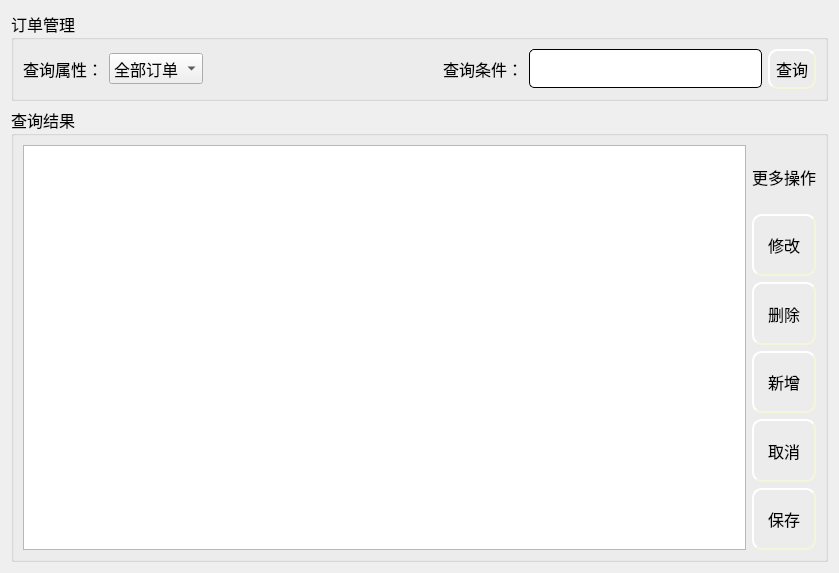
<?xml version="1.0" encoding="UTF-8"?>
<ui version="4.0">
 <class>FormMS</class>
 <widget class="QWidget" name="FormMS">
  <property name="geometry">
   <rect>
    <x>0</x>
    <y>0</y>
    <width>839</width>
    <height>573</height>
   </rect>
  </property>
  <property name="windowTitle">
   <string>Form</string>
  </property>
  <layout class="QGridLayout" name="gridLayout_6">
   <item row="0" column="0">
    <layout class="QGridLayout" name="gridLayout_5">
     <item row="0" column="0">
      <widget class="QGroupBox" name="groupBox">
       <property name="font">
        <font>
         <family>微软雅黑</family>
         <pointsize>12</pointsize>
        </font>
       </property>
       <property name="title">
        <string>订单管理</string>
       </property>
       <layout class="QGridLayout" name="gridLayout_2">
        <item row="0" column="0">
         <layout class="QGridLayout" name="gridLayout">
          <item row="0" column="0">
           <widget class="QLabel" name="label">
            <property name="text">
             <string>查询属性：</string>
            </property>
           </widget>
          </item>
          <item row="0" column="1">
           <widget class="QComboBox" name="comboBox">
            <item>
             <property name="text">
              <string>全部订单</string>
             </property>
            </item>
            <item>
             <property name="text">
              <string>订单号</string>
             </property>
            </item>
            <item>
             <property name="text">
              <string>商品号</string>
             </property>
            </item>
            <item>
             <property name="text">
              <string>顾客号</string>
             </property>
            </item>
            <item>
             <property name="text">
              <string>订单时间</string>
             </property>
            </item>
           </widget>
          </item>
          <item row="0" column="3">
           <widget class="QLabel" name="label_2">
            <property name="text">
             <string>查询条件：</string>
            </property>
           </widget>
          </item>
          <item row="0" column="4">
           <widget class="QLineEdit" name="le_select">
            <property name="styleSheet">
             <string notr="true">QLineEdit{
    border-style: outset;
    border-width: 1px;
    border-radius: 5px;

    min-width: 5em;
    padding: 6px;
}</string>
            </property>
           </widget>
          </item>
          <item row="0" column="5">
           <widget class="QPushButton" name="pb_select">
            <property name="styleSheet">
             <string notr="true">QPushButton{
	background-image: url(:/ico/pb1.jpg);
    border-style: outset;
    border-width: 2px;
    border-radius: 10px;
    border-color: beige;
    min-width: 5em;
    padding: 6px;
}
QPushButton:hover
{
	
	background-image: url(:/ico/pb.jpg);
    border-style: inset;
}

QPushButton:pressed{
	
	background-image: url(:/ico/pb2.jpg);
    border-style: inset;
}


</string>
            </property>
            <property name="text">
             <string>查询</string>
            </property>
           </widget>
          </item>
          <item row="0" column="2">
           <spacer name="horizontalSpacer">
            <property name="orientation">
             <enum>Qt::Horizontal</enum>
            </property>
            <property name="sizeHint" stdset="0">
             <size>
              <width>40</width>
              <height>20</height>
             </size>
            </property>
           </spacer>
          </item>
         </layout>
        </item>
       </layout>
      </widget>
     </item>
     <item row="1" column="0">
      <widget class="QGroupBox" name="groupBox_2">
       <property name="font">
        <font>
         <family>微软雅黑</family>
         <pointsize>12</pointsize>
        </font>
       </property>
       <property name="title">
        <string>查询结果</string>
       </property>
       <layout class="QGridLayout" name="gridLayout_4">
        <item row="0" column="0">
         <layout class="QGridLayout" name="gridLayout_3">
          <item row="0" column="1">
           <widget class="QLabel" name="label_3">
            <property name="sizePolicy">
             <sizepolicy hsizetype="Preferred" vsizetype="Expanding">
              <horstretch>0</horstretch>
              <verstretch>0</verstretch>
             </sizepolicy>
            </property>
            <property name="text">
             <string>更多操作</string>
            </property>
           </widget>
          </item>
          <item row="2" column="1">
           <widget class="QPushButton" name="pb_delete">
            <property name="sizePolicy">
             <sizepolicy hsizetype="Minimum" vsizetype="Expanding">
              <horstretch>0</horstretch>
              <verstretch>0</verstretch>
             </sizepolicy>
            </property>
            <property name="styleSheet">
             <string notr="true">QPushButton{
	background-image: url(:/ico/pb1.jpg);
    border-style: outset;
    border-width: 2px;
    border-radius: 10px;
    border-color: beige;
    min-width: 5em;
    padding: 6px;
}
QPushButton:hover
{
	
	background-image: url(:/ico/pb.jpg);
    border-style: inset;
}

QPushButton:pressed{
	
	background-image: url(:/ico/pb2.jpg);
    border-style: inset;
}


</string>
            </property>
            <property name="text">
             <string>删除</string>
            </property>
           </widget>
          </item>
          <item row="3" column="1">
           <widget class="QPushButton" name="pb_insert">
            <property name="sizePolicy">
             <sizepolicy hsizetype="Minimum" vsizetype="Expanding">
              <horstretch>0</horstretch>
              <verstretch>0</verstretch>
             </sizepolicy>
            </property>
            <property name="styleSheet">
             <string notr="true">QPushButton{
	background-image: url(:/ico/pb1.jpg);
    border-style: outset;
    border-width: 2px;
    border-radius: 10px;
    border-color: beige;
    min-width: 5em;
    padding: 6px;
}
QPushButton:hover
{
	
	background-image: url(:/ico/pb.jpg);
    border-style: inset;
}

QPushButton:pressed{
	
	background-image: url(:/ico/pb2.jpg);
    border-style: inset;
}


</string>
            </property>
            <property name="text">
             <string>新增</string>
            </property>
           </widget>
          </item>
          <item row="5" column="1">
           <widget class="QPushButton" name="pb_save">
            <property name="sizePolicy">
             <sizepolicy hsizetype="Minimum" vsizetype="Expanding">
              <horstretch>0</horstretch>
              <verstretch>0</verstretch>
             </sizepolicy>
            </property>
            <property name="styleSheet">
             <string notr="true">QPushButton{
	background-image: url(:/ico/pb1.jpg);
    border-style: outset;
    border-width: 2px;
    border-radius: 10px;
    border-color: beige;
    min-width: 5em;
    padding: 6px;
}
QPushButton:hover
{
	
	background-image: url(:/ico/pb.jpg);
    border-style: inset;
}

QPushButton:pressed{
	
	background-image: url(:/ico/pb2.jpg);
    border-style: inset;
}


</string>
            </property>
            <property name="text">
             <string>保存</string>
            </property>
           </widget>
          </item>
          <item row="0" column="0" rowspan="6">
           <widget class="QTableWidget" name="tableWidget">
            <property name="sizePolicy">
             <sizepolicy hsizetype="Expanding" vsizetype="Expanding">
              <horstretch>0</horstretch>
              <verstretch>0</verstretch>
             </sizepolicy>
            </property>
           </widget>
          </item>
          <item row="4" column="1">
           <widget class="QPushButton" name="pb_cancel">
            <property name="sizePolicy">
             <sizepolicy hsizetype="Minimum" vsizetype="Expanding">
              <horstretch>0</horstretch>
              <verstretch>0</verstretch>
             </sizepolicy>
            </property>
            <property name="styleSheet">
             <string notr="true">QPushButton{
	background-image: url(:/ico/pb1.jpg);
    border-style: outset;
    border-width: 2px;
    border-radius: 10px;
    border-color: beige;
    min-width: 5em;
    padding: 6px;
}
QPushButton:hover
{
	
	background-image: url(:/ico/pb.jpg);
    border-style: inset;
}

QPushButton:pressed{
	
	background-image: url(:/ico/pb2.jpg);
    border-style: inset;
}


</string>
            </property>
            <property name="text">
             <string>取消</string>
            </property>
           </widget>
          </item>
          <item row="1" column="1">
           <widget class="QPushButton" name="pb_update">
            <property name="sizePolicy">
             <sizepolicy hsizetype="Minimum" vsizetype="Expanding">
              <horstretch>0</horstretch>
              <verstretch>0</verstretch>
             </sizepolicy>
            </property>
            <property name="styleSheet">
             <string notr="true">QPushButton{
	background-image: url(:/ico/pb1.jpg);
    border-style: outset;
    border-width: 2px;
    border-radius: 10px;
    border-color: beige;
    min-width: 5em;
    padding: 6px;
}
QPushButton:hover
{
	
	background-image: url(:/ico/pb.jpg);
    border-style: inset;
}

QPushButton:pressed{
	
	background-image: url(:/ico/pb2.jpg);
    border-style: inset;
}


</string>
            </property>
            <property name="text">
             <string>修改</string>
            </property>
           </widget>
          </item>
         </layout>
        </item>
       </layout>
      </widget>
     </item>
    </layout>
   </item>
  </layout>
 </widget>
 <resources/>
 <connections/>
</ui>
